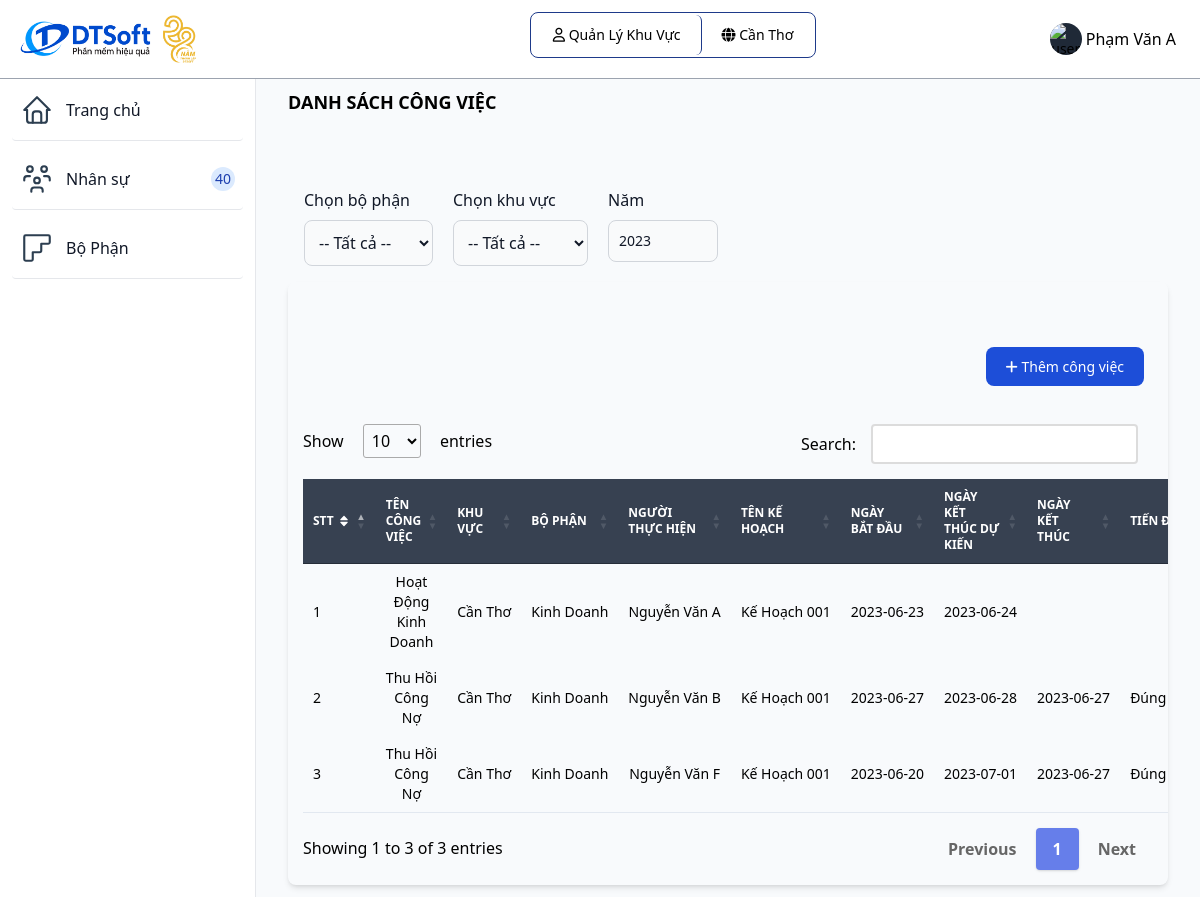
Screenshot of /congviec.php (signed in) with the database file from the repository.
### tables this page shows
CREATE TABLE `vaitro` (
  `id_vaitro` varchar(10) NOT NULL,
  `tenvaitro` varchar(255) NOT NULL,
  `mota` varchar(255) NOT NULL
);

CREATE TABLE `khuvuc` (
  `id_khuvuc` varchar(10) NOT NULL,
  `tenkhuvuc` varchar(255) NOT NULL,
  `diachi` varchar(255) NOT NULL,
  `sdt` int(20) NOT NULL
);

CREATE TABLE `tiendocongviec` (
  `id_congviec` varchar(10) NOT NULL,
  `id_nguoidung` varchar(10) NOT NULL,
  `id_khuvuc` varchar(10) NOT NULL,
  `id_bophan` varchar(10) NOT NULL,
  `id_kehoachgiaoviec` varchar(10) NOT NULL,
  `tencongviec` varchar(255) NOT NULL,
  `trangthaicongviec` varchar(255) DEFAULT NULL,
  `thoigianbatdau` date NOT NULL,
  `thoigianketthucdukien` date NOT NULL,
  `thoigianketthuc` date DEFAULT NULL
);

CREATE TABLE `bophan` (
  `id_bophan` varchar(10) NOT NULL,
  `id_khuvuc` varchar(10) NOT NULL,
  `tenbophan` varchar(255) NOT NULL,
  `cvchuyenmon` varchar(255) NOT NULL
);

CREATE TABLE `nguoidung` (
  `id_nguoidung` varchar(10) NOT NULL,
  `id_bophan` varchar(10) DEFAULT NULL,
  `id_vaitro` varchar(10) NOT NULL,
  `id_khuvuc` varchar(10) DEFAULT NULL,
  `tennguoidung` varchar(255) NOT NULL,
  `sdt_nd` varchar(20) NOT NULL,
  `diachi_nd` varchar(255) NOT NULL,
  `email` varchar(255) NOT NULL,
  `password` varchar(255) NOT NULL,
  `ngaysinh` date NOT NULL,
  `gioitinh` varchar(255) NOT NULL
);

CREATE TABLE `kehoachgiaoviec` (
  `id_kehoachgiaoviec` varchar(10) NOT NULL,
  `id_bophan` varchar(10) NOT NULL,
  `id_khuvuc` varchar(10) NOT NULL,
  `tenkh` varchar(255) NOT NULL,
  `ngaybatdau` date NOT NULL,
  `ngayktdukien` date NOT NULL,
  `ngayktthucte` date NOT NULL,
  `trangthai` varchar(30) NOT NULL
);

### congviec.php (the view, shortened to what this page needs)
<?php
include "inc/header.php";
include "db/database.php";
?>
<div class="p-4 sm:ml-64">
  <div class="p-4 mt-14">
    <div class="mb-4 font-bold text-lg uppercase">Danh sách công việc </div>
    <div class="p-4 mt-14 flex grid">
      <div class="flex">
        <div>
          <label class="block mb-2 text-base font-medium text-gray-900">Chọn bộ phận</label>
          <select id="filter-select1" class="bg-gray-50 border border-gray-300 text-gray-900 text-base rounded-lg focus:ring-blue-500 focus:border-blue-500 block w-full p-2.5 dark:bg-gray-700 dark:border-gray-600 dark:placeholder-gray-400 dark:text-white dark:focus:ring-blue-500 dark:focus:border-blue-500">
            <option value="" selected>-- Tất cả --</option>
          </select>
        </div>
        <div class="ml-5">
          <label  class="block mb-2 text-base font-medium text-gray-900">Chọn khu vực</label>
          <select id="filter-select2" class="bg-gray-50 border border-gray-300 text-gray-900 text-base rounded-lg focus:ring-blue-500 focus:border-blue-500 block w-full p-2.5 dark:bg-gray-700 dark:border-gray-600 dark:placeholder-gray-400 dark:text-white dark:focus:ring-blue-500 dark:focus:border-blue-500">
            <option value="" selected>-- Tất cả --</option>
          </select>
        </div>
        <div class="ml-5">
          <div>
            <label for="visitors" class="block mb-2 text-base font-medium text-gray-900">Năm</label>
            <input type="number" id="visitors" min="1900" max="2099" step="1" value="2023" class="bg-gray-50 border border-gray-300 text-gray-900 text-sm rounded-lg focus:ring-blue-500 focus:border-blue-500 block w-full p-2.5 dark:bg-gray-700 dark:border-gray-600 dark:placeholder-gray-400 dark:text-white dark:focus:ring-blue-500 dark:focus:border-blue-500" placeholder="" required>
          </div>
        </div>
      </div>
    </div>
    <div class="mb-4">
      <div class="relative overflow-x-auto shadow-md sm:rounded-lg">
        <div class="p-4 mt-14 grid">
          <div class="justify-self-end">
            <a href="themcongviec.php" class="text-white bg-blue-700 hover:bg-blue-800 focus:ring-4 focus:ring-blue-300 font-medium rounded-lg text-sm px-5 py-2.5 mr-2 mb-2 dark:bg-blue-600 dark:hover:bg-blue-700 focus:outline-none dark:focus:ring-blue-800">
              <i class="fa-solid fa-plus"></i> Thêm công việc
            </a>
          </div>
        </div>
        <table class="w-full text-sm text-gray-500 dark:text-gray-400" id="myTablecv">
          <thead class="text-xs text-white uppercase bg-gray-700">
            <tr>
              <th class="px-3 py-3">
                <div class="flex items-center">
                  STT
                  <a href="#"></a>
                </div>
              </th>
              <th class="px-3 py-3">
                Tên công việc
              </th>
              <th class="px-3 py-3">
                Khu vực
              </th>
              <th class="px-3 py-3">
                Bộ phận
              </th>
              <th class="px-3 py-3">
                Người thực hiện
              </th>
              <th class="px-3 py-3">
                Tên kế hoạch
              </th>
              <th class="px-3 py-3">
                Ngày bắt đầu
              </th>
              <th class="px-3 py-3">
                Ngày kết thúc dự kiến
              </th>
              <th class="px-3 py-3">
                Ngày kết thúc
              </th>
              <th class="px-3 py-3">
                Tiến độ
              </th>
            </tr>
          </thead>
            <tbody class="text-black text-center">
            <?php
            $sql = "SELECT * FROM tiendocongviec";
            $result = mysqli_query($connect, $sql);
            $stt = 0;
            while ($row = mysqli_fetch_array($result)) {
              $stt++;
              $tencongviec = $row["tencongviec"];
              $id_kehoach = $row["id_kehoachgiaoviec"];
              $id_nguoidung = $row["id_nguoidung"];
              $id_khuvuc = $row["id_khuvuc"];
              $id_bophan = $row["id_bophan"];
              $ngaybatdau = $row["thoigianbatdau"];
              $ngayketthucdukien = $row["thoigianketthucdukien"];
              $ngayketthuc = $row["thoigianketthuc"];
              $sql_nguoidung = "SELECT `tennguoidung` FROM `nguoidung` WHERE `id_nguoidung` = '" . $id_nguoidung . "'";
              $result_nguoidung = mysqli_query($connect, $sql_nguoidung);
              $row_nguoidung = mysqli_fetch_array($result_nguoidung);
              $tennguoidung = $row_nguoidung["tennguoidung"];
              $sql_kehoach = "SELECT `tenkh` FROM `kehoachgiaoviec` WHERE `id_kehoachgiaoviec` = '" . $id_kehoach . "'";
              $result_kehoach = mysqli_query($connect, $sql_kehoach);
              $row_kehoach = mysqli_fetch_array($result_kehoach);
              $tenkehoach = $row_kehoach["tenkh"];
              $sql_khuvuc = "SELECT `tenkhuvuc` FROM `khuvuc` WHERE `id_khuvuc` = '" . $id_khuvuc . "'";
              $result_khuvuc = mysqli_query($connect, $sql_khuvuc);
              $row_khuvuc = mysqli_fetch_array($result_khuvuc);
              $tenkhuvuc = $row_khuvuc["tenkhuvuc"];
              $sql_bophan = "SELECT `tenbophan` FROM `bophan` WHERE `id_bophan` = '" . $id_bophan . "'";
              $result_bophan = mysqli_query($connect, $sql_bophan);
              $row_bophan = mysqli_fetch_array($result_bophan);
              $tenbophan = $row_bophan["tenbophan"];
            ?>
              <tr class="bg-white border-b dark:border-gray-700 hover:bg-gray-50">
                <td class="px-5 text-left"><?php echo $stt ?></td>
                <td class="text-center"><?php echo $tencongviec ?></td>
                <td class="px-3 py-4 font-medium whitespace-nowrap">
                  <?php echo $tenkhuvuc ?>
                </td>
                <td class="px-3 py-4 font-medium whitespace-nowrap">
                  <?php echo $tenbophan ?>
                </td>
                <td class="px-3 py-4 font-medium whitespace-nowrap">
                  <?php echo $tennguoidung ?>
                </td>
                <td class="px-3 py-4 font-medium whitespace-nowrap">
                  <?php echo $tenkehoach ?>
                </td>
                <td class="px-3 py-4 font-medium whitespace-nowrap">
                  <?php echo $ngaybatdau ?>
                </td>
                <td class="px-3 py-4 font-medium whitespace-nowrap">
                  <?php echo $ngayketthucdukien ?>
                </td>
                <td class="px-3 py-4 font-medium whitespace-nowrap">
                  <?php
                    if ($ngayketthuc == '0000-00-00' or $ngayketthuc == '') {
                      echo '';
                    } else echo $ngayketthuc;
                  ?>
                </td>
                <td class="px-3 py-4 font-medium whitespace-nowrap">
                <?php
                  if ($ngayketthuc == '0000-00-00' or $ngayketthuc == '') {
                    echo '';
                  } else if ($ngayketthuc > $ngayketthucdukien){
                    echo 'Trễ tiến độ';
                  } else echo 'Đúng tiến độ';
                ?>
                </td>
              </tr>
              <?php
          }
          ?>
            </tbody>
        </table>
      </div>
    </div>
  </div>
</div>
</body>
</html>

### inc/header.php (shortened to what this page needs)
<?php
 include_once('db/connect.php');
?>
<!DOCTYPE html>
<html lang="en">
<head>
	<link href="https://unpkg.com/tailwindcss@2.2.19/dist/tailwind.min.css" rel=" stylesheet">
  <link rel="stylesheet" href="https://cdnjs.cloudflare.com/ajax/libs/font-awesome/6.4.0/css/all.min.css">
	<link href="https://cdn.datatables.net/1.10.19/css/jquery.dataTables.min.css" rel="stylesheet">
	<link href="https://cdn.datatables.net/responsive/2.2.3/css/responsive.dataTables.min.css" rel="stylesheet">
  <script src="https://cdn.tailwindcss.com"></script>
</head>
<body class="g-sidenav-show bg-slate-50" id="draggable">
  <nav class="fixed top-0 z-50 w-full bg-white border-b border-gray-400 dark:border-gray-100 text-black">
        <div class="px-3 py-3 lg:px-5 lg:pl-3">
          <div class="flex items-center justify-between">
            <div class="flex items-center justify-start">
              <a href="index.php" class="flex ml-2 md:mr-24">
                <img src="assets/img/logo.jpg" class="h-12 mr-3" alt="FlowBite Logo" />
              </a>
            </div>
	    <div class="divToHide flex items-center justify-start relative inline-flex items-center p-0.5 mb-2 mr-2 text-sm font-medium rounded-lg border border-blue-900">
              <span class="relative px-5 py-2.5 bg-white rounded-md border-r border-blue-900">
                <i class="fa-regular fa-user"></i>
                  <?php
                    $sql = "SELECT tenvaitro from vaitro where id_vaitro = '" . $_SESSION['id_vaitro'] ."'";
                    $result = mysqli_query($connect, $sql);
                    $row = mysqli_fetch_array($result);
                    echo $row['tenvaitro'];
                  ?>
              </span>
              <?php
              if ($_SESSION['id_vaitro'] != 'QTHT'){
              ?>
              <span class="relative px-5 py-2.5 bg-white rounded-md">
                  <i class="fa-solid fa-globe"></i>
                  <?php
                    $sql = "SELECT tenkhuvuc from khuvuc where id_khuvuc = '" . $_SESSION['id_khuvuc'] ."'";
                    $result = mysqli_query($connect, $sql);
                    $row = mysqli_fetch_array($result);
                    echo $row['tenkhuvuc'];
                  ?>
              </span>
              <?php
              }
              ?>
            </div>
            <div class="flex items-center divToHide">
                <div class="flex items-center ml-3">
                  <div class="flex">
                    <button type="button" class="flex text-sm bg-gray-800 rounded-full focus:ring-4 focus:ring-gray-300 dark:focus:ring-gray-600" aria-expanded="false" data-dropdown-toggle="dropdown-user">
                      <img class="w-8 h-8 rounded-full" src="https://flowbite.com/docs/images/people/profile-picture-5.jpg" alt="user photo">
                    </button>
                    <span class="text-black p-1 cursor-pointer" data-dropdown-toggle="dropdown-user"><?php echo $_SESSION['tennguoidung']; ?></span>
                  </div>
                </div>
              </div>
          </div>
        </div>
      </nav>
      <aside id="logo-sidebar" class="fixed top-0 left-0 z-40 w-64 h-screen pt-20 transition-transform -translate-x-full bg-white border-r border-gray-200 sm:translate-x-0 dark:border-gray-100
      h-96 overflow-y-scroll scrollbar-thick scrollbar-thumb-blue-500 scrollbar-track-blue-100
      " aria-label="Sidebar">
         <div class="h-full px-3 pb-4 overflow-y-auto bg-white">
            <ul class="space-y-2 font-medium">
               <li class="border-b rounded">
                  <a href="index.php" class="flex items-center p-2 text-gray-900 rounded-lg dark:text-black hover:bg-gray-100 dark:hover:bg-gray-200">
                     <span class="ml-3">Trang chủ</span>
                  </a>
               </li>
               <?php if($_SESSION['id_vaitro'] == 'QLKV' || $_SESSION['id_vaitro'] == 'QLBP') { ?>
               <li class="border-b rounded">
                  <a href="nhanvien.php" class="flex items-center p-2 text-gray-900 rounded-lg dark:text-black hover:bg-gray-100 dark:hover:bg-gray-200">
                     <span class="flex-1 ml-3 whitespace-nowrap">Nhân sự</span>
                     <span class="inline-flex items-center justify-center w-3 h-3 p-3 ml-3 text-sm font-medium text-blue-800 bg-blue-100 rounded-full dark:bg-blue-700 dark:text-white">40</span>
                  </a>
               </li>
                <?php } ?>
              <?php if($_SESSION['id_vaitro'] == 'QLKV') { ?>
               <li class="border-b rounded">
                  <a href="bophan.php" class="flex items-center p-2 text-gray-900 rounded-lg dark:text-black hover:bg-gray-100 dark:hover:bg-gray-200">
                    <span class="flex-1 ml-3 whitespace-nowrap">Bộ Phận</span>
                  </a>
               </li>
               <?php } ?>
            </ul>
         </div>
      </aside>

### inc/header.php (style rules this page uses)
table.dataTable.no-footer { border-bottom: 1px solid #e2e8f0; margin-top: 0.75em; margin-bottom: 0.75em; }

### rows the page displays
vaitro: tenvaitro "Quản Lý Khu Vực"
khuvuc: tenkhuvuc "Cần Thơ"
tiendocongviec: tencongviec "Hoạt Động Kinh Doanh", id_khuvuc.tenkhuvuc "Cần Thơ", id_bophan.tenbophan "Kinh Doanh", id_nguoidung.tennguoidung "Nguyễn Văn A", id_kehoachgiaoviec.tenkh "Kế Hoạch 001", thoigianbatdau "2023-06-23", thoigianketthucdukien "2023-06-24"
tiendocongviec: tencongviec "Thu Hồi Công Nợ", id_khuvuc.tenkhuvuc "Cần Thơ", id_bophan.tenbophan "Kinh Doanh", id_nguoidung.tennguoidung "Nguyễn Văn B", id_kehoachgiaoviec.tenkh "Kế Hoạch 001", thoigianbatdau "2023-06-27", thoigianketthucdukien "2023-06-28", thoigianketthuc "2023-06-27", shows "Đúng…"
tiendocongviec: tencongviec "Thu Hồi Công Nợ", id_khuvuc.tenkhuvuc "Cần Thơ", id_bophan.tenbophan "Kinh Doanh", id_nguoidung.tennguoidung "Nguyễn Văn F", id_kehoachgiaoviec.tenkh "Kế Hoạch 001", thoigianbatdau "2023-06-20", thoigianketthucdukien "2023-07-01", thoigianketthuc "2023-06-27", shows "Đúng…"

### other values shown
$_SESSION['tennguoidung'] "Phạm Văn A"
